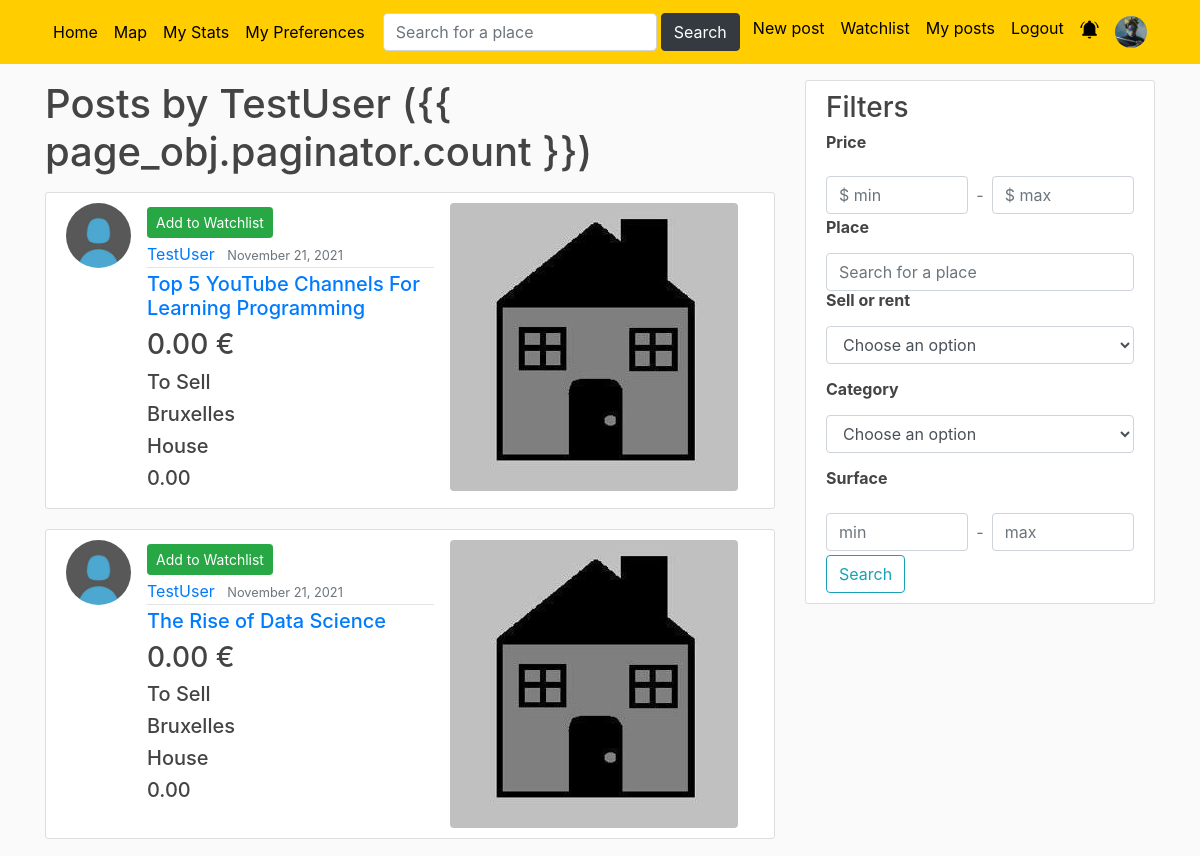
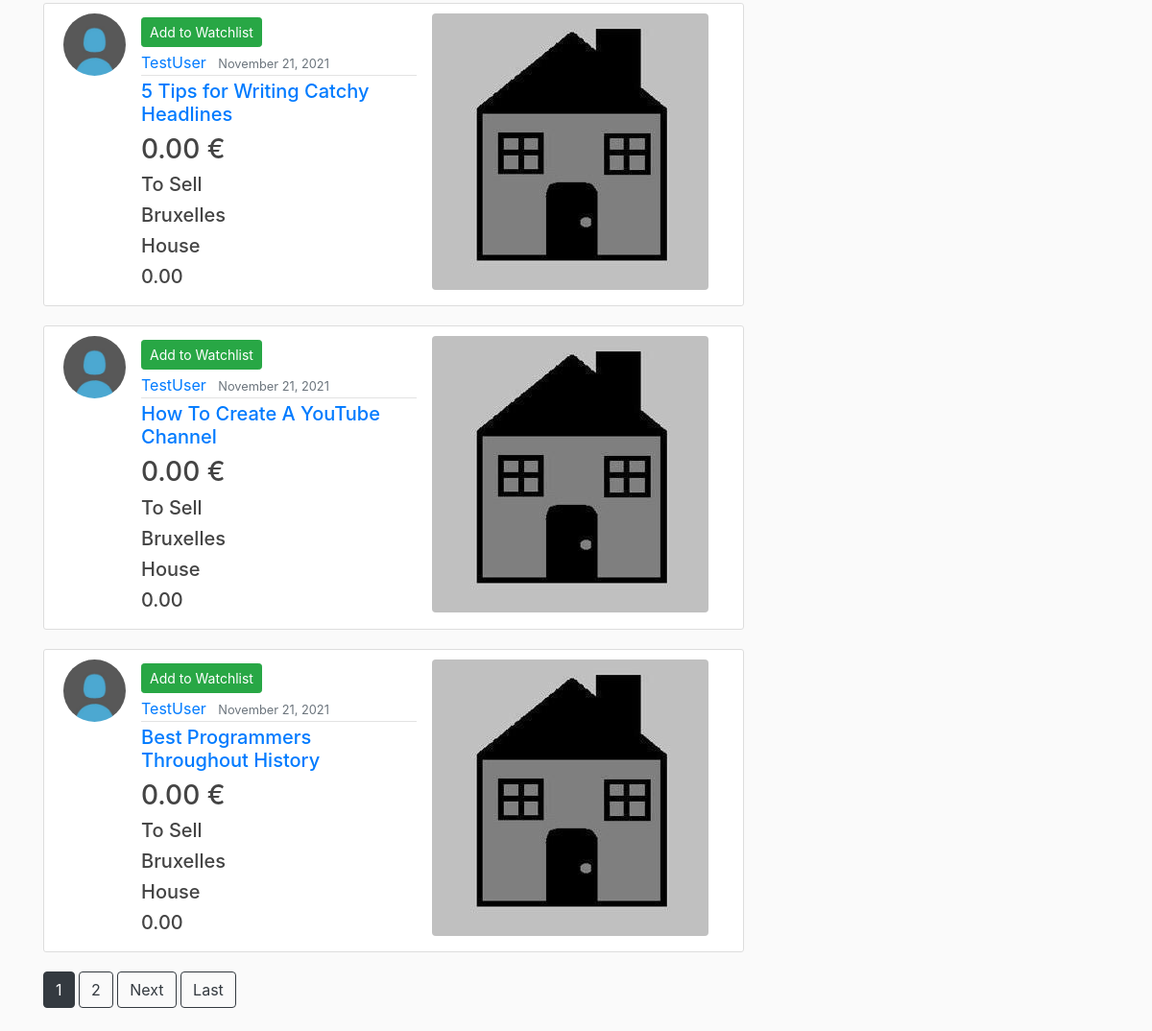
Page /user/TestUser/ (signed in) on the earlier database version (2 pictures, top to bottom).
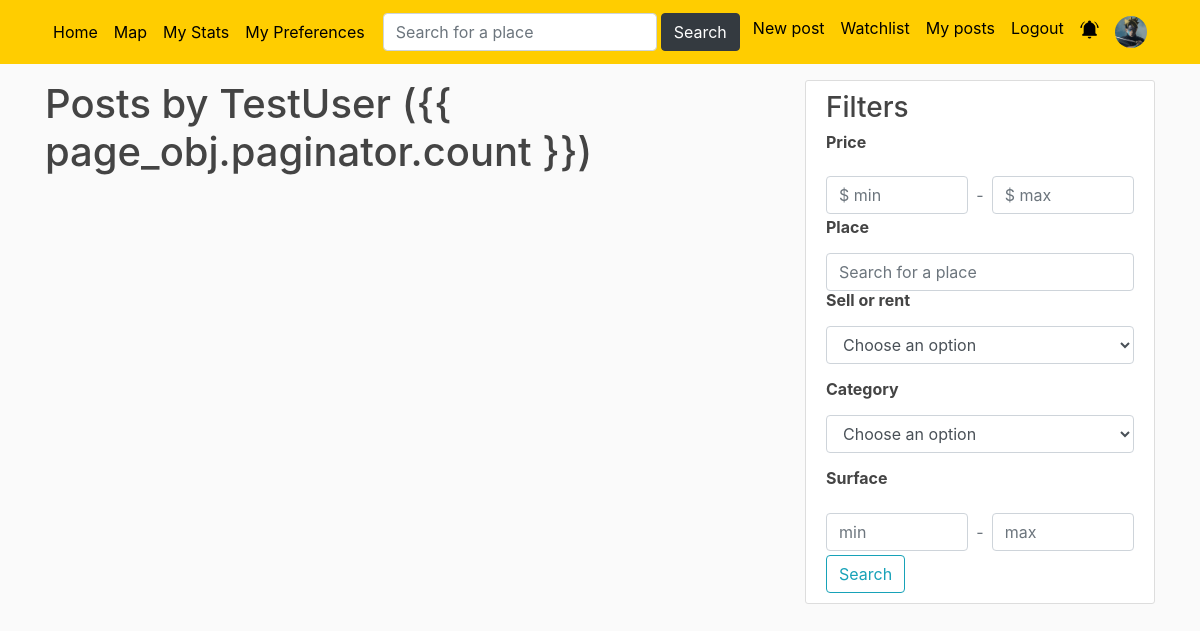
Same page on the later database version.
### blog/models.py (models this page shows, shortened)
class Post(models.Model): #creation d'un Post
    title = models.CharField(max_length=100)
    price = models.DecimalField(default=0, max_digits= 15, decimal_places=2)
    sell_rent = models.CharField(default= 'S', max_length=10, choices=SELLORRENT_CHOICES)
    localisation = models.CharField(default='Bruxelles',max_length=100)
    address = models.TextField(default='Boulevard du Triomphe 1 , 1050 Bruxelles')
    lat = models.FloatField(blank=True, null=True)  # blank pour autoriser des valeurs vides
    long = models.FloatField(blank=True, null=True)
    category = models.CharField(default= 'H', max_length=10, choices=CATEGORIES)
    surface = models.DecimalField(default=0, max_digits= 8, decimal_places=2)
    content = models.TextField()
    image = models.ImageField(default='defaultAnnounce.jpg', upload_to='announce_pics')
    date_posted = models.DateTimeField(default=timezone.now)
    author = models.ForeignKey(User, on_delete=models.CASCADE) #reférence à une autre classe (clé étrangère)

### users/models.py (models this page shows, shortened)
class Profile(models.Model):
    user = models.OneToOneField(User, on_delete=models.CASCADE) #CASCADE : si je supprime l'utilisateur, le profil sera supprimé aussi. Mais si je supprime le profil, l'utilisateur ne sera pas supprimé
    image = models.ImageField(default='default.jpg', upload_to='profile_pics') #default = image par défaut si l'user ne choisit aucune pdp
    price_preference = models.DecimalField(default=0, max_digits=15, decimal_places=2) #prix maximum préféré
    localisation_preference = models.CharField(default='Bruxelles', max_length=100) #localisation préférée
    sell_rent_preference = models.CharField(default='S', max_length=10, choices=SELLORRENT_CHOICES) #a vendre ou a louer

### blog/views.py (the view)
# urls.py: path('user/<str:username>/', UserPostListView.as_view(), name='user-posts'),  # localhost:8000/blog/
class UserPostListView(ListView): #affichage de tous les posts (home.html)
    model = Post
    template_name = 'blog/user_posts.html' # <app>/<model>_<viewtype>.html
    context_object_name = 'posts'
    paginate_by = 5
    def get_queryset(self):
        user = get_object_or_404(User, username=self.kwargs.get('username'))
        return Post.objects.filter(author=user).order_by('-date_posted') #tous les posts de l'autheur concerné (filter), du plus récént au plus ancien

### blog/templates/blog/user_posts.html (shortened to what this page needs)
{% extends "blog/base.html" %}
{% block content %}
<h1 class="mb-3"> Posts by {{ view.kwargs.username }} ({{ page_obj.paginator.count
    }})</h1>
{% for post in posts %}
<article class="media content-section">
    <img class="rounded-circle article-img" src="{{ post.author.profile.image.url }}">
    <div class="media-body">
        {% if user.is_authenticated %}
        <a class="text-right btn btn-success btn-sm mt-1 mb-1" href="#">Add to Watchlist</a>
        {% endif %}
        <div class="article-metadata">
            <a class="mr-2" href="{% url 'user-posts' post.author.username %}">{{ post.author }}</a>
            <small class="text-muted">{{ post.date_posted|date:"F d, Y" }}</small>
        </div>
        <h5 class="display-5"><a href="{% url 'post-detail' post.id %}">{{ post.title }}</a></h5>
        <h3 class="article-content">{{ post.price }} € </h3>
        <h5 class="article-content">{{ post.get_sell_rent_display }}</h5>
        <h5 class="article-content">{{ post.localisation }}</h5>
        <h5 class="article-content">{{ post.get_category_display }}</h5>
        <h5 class="article-content">{{ post.surface }}</h5>
    </div>
    <img class="rounded float-left ml-3 mr-3" src="{{ post.image.url }}">
</article>
{% endfor %}
{% if is_paginated %}
{% for num in page_obj.paginator.page_range %}
{% if page_obj.number == num %}
<a class="btn btn-dark mb-4" href="?page={{ num }}">{{ num }}</a>
{% elif num > page_obj.number|add:'-3' and num < page_obj.number|add:'3' %}
<a class="btn btn-outline-dark mb-4" href="?page={{ num }}">{{ num }}</a>
{% endif %}
{% endfor %}
{% if page_obj.has_next %}
<a class="btn btn-outline-dark mb-4" href="?page={{ page_obj.next_page_number }}">Next</a>
<a class="btn btn-outline-dark mb-4" href="?page={{ page_obj.paginator.num_pages }}">Last</a>
{% endif %}
{% endif %}
{% endblock content %}

Differences in the rows shown:
removed Post: author.profile.image (placeholder picture), author "TestUser", date_posted "November 21, 2021", title "Top 5 YouTube Channels For Learning Programming", price "0.00", sell_rent "To Sell", localisation "Bruxelles", category "House", surface "0.00", image (placeholder picture)
removed Post: author.profile.image (placeholder picture), author "TestUser", date_posted "November 21, 2021", title "The Rise of Data Science", price "0.00", sell_rent "To Sell", localisation "Bruxelles", category "House", surface "0.00", image (placeholder picture)
removed Post: author.profile.image (placeholder picture), author "TestUser", date_posted "November 21, 2021", title "5 Tips for Writing Catchy Headlines", price "0.00", sell_rent "To Sell", localisation "Bruxelles", category "House", surface "0.00", image (placeholder picture)
removed Post: author.profile.image (placeholder picture), author "TestUser", date_posted "November 21, 2021", title "How To Create A YouTube Channel", price "0.00", sell_rent "To Sell", localisation "Bruxelles", category "House", surface "0.00", image (placeholder picture)
removed Post: author.profile.image (placeholder picture), author "TestUser", date_posted "November 21, 2021", title "Best Programmers Throughout History", price "0.00", sell_rent "To Sell", localisation "Bruxelles", category "House", surface "0.00", image (placeholder picture)
Other differences:
list line gone: "1"
list line gone: "2"
text no longer shown: "Next Last"
